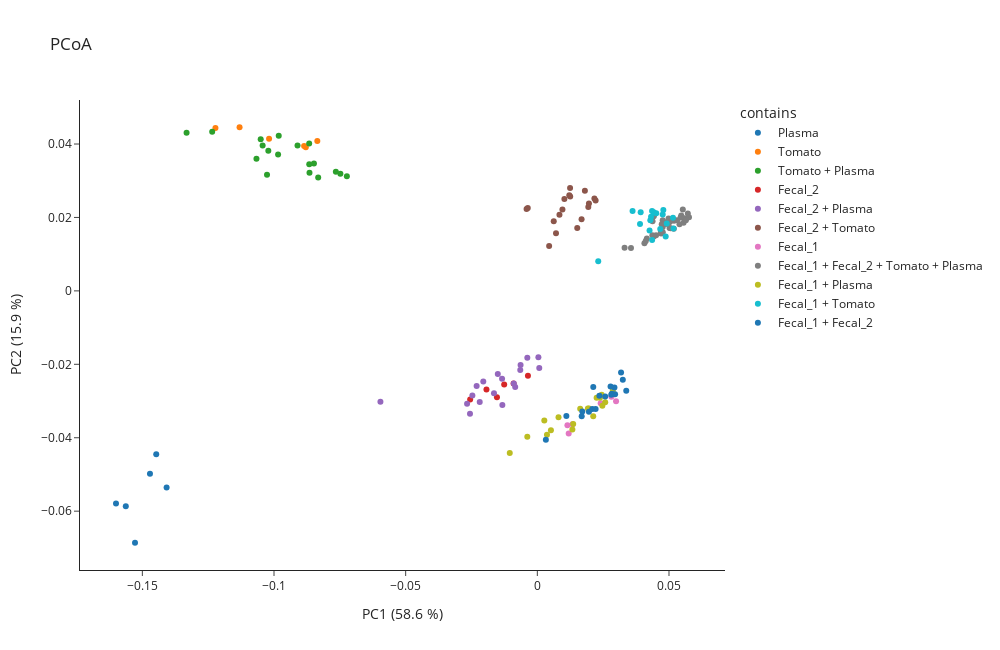

Write notebook code for a chart like this one.
### Markdown cell above
## Plotting

We can now use the MEMO matrix to generate the PCoA of our samples

### Code cell
plot = memo.plot_pcoa_2d(
    memo_matrix=memo_matrix_filtered,
    df_metadata=df_meta,
    metric= 'braycurtis',
    filename_col = 'Filename',
    color='contains',
    norm = False,
    scaling= False,
    pc_to_plot = [1,2,3]
)

### Figure 1 — Plotly figure (JSON) as saved in the notebook; plotly's stock layout.template omitted (floating-point values rounded to 4 significant figures)
{"data": [{"hovertemplate": "<b>%{hovertext}</b><br><br>contains=Plasma<br>PC1 (58.6 %)=%{x}<br>PC2 (15.9 %)=%{y}<extra></extra>", "hovertext": ["QEC18_NIST_20181227102029.mzML", "QEC18_NIST_20181227182328.mzML", "QEC18_NIST.mzML", "QEC18RT_NIST_20181228191835.mzML", "QEC18RT_NIST_20181229031403.mzML", "QEC18RT_NIST.mzML"], "legendgroup": "Plasma", "marker": {"color": "#1F77B4", "symbol": "circle"}, "mode": "markers", "name": "Plasma", "orientation": "v", "showlegend": true, "type": "scatter", "x": [-0.1563, -0.16, -0.1528, -0.1471, -0.1447, -0.1408], "xaxis": "x", "y": [-0.05867, -0.0579, -0.0686, -0.04979, -0.04451, -0.05356], "yaxis": "y"}, {"hovertemplate": "<b>%{hovertext}</b><br><br>contains=Tomato<br>PC1 (58.6 %)=%{x}<br>PC2 (15.9 %)=%{y}<extra></extra>", "hovertext": ["QEC18_To_20181227204313.mzML", "QEC18_To_20181227231513.mzML", "QEC18_To.mzML", "QEC18RT_To_20181229050805.mzML", "QEC18RT_To_20181229074015.mzML", "QEC18RT_To.mzML"], "legendgroup": "Tomato", "marker": {"color": "#FF7F0E", "symbol": "circle"}, "mode": "markers", "name": "Tomato", "orientation": "v", "showlegend": true, "type": "scatter", "x": [-0.1222, -0.1019, -0.1131, -0.08856, -0.08793, -0.08356], "xaxis": "x", "y": [0.04434, 0.04146, 0.04457, 0.03945, 0.03912, 0.04082], "yaxis": "y"}, {"hovertemplate": "<b>%{hovertext}</b><br><br>contains=Tomato + Plasma<br>PC1 (58.6 %)=%{x}<br>PC2 (15.9 %)=%{y}<extra></extra>", "hovertext": ["QEC18_To-1_NIST-3_20181227172525.mzML", "QEC18_To-1_NIST-3_20181227214013.mzML", "QEC18_To-1_NIST-3.mzML", "QEC18_To-1_NIST-1_20181227111754.mzML", "QEC18_To-1_NIST-1_20181228010915.mzML", "QEC18_To-1_NIST-1.mzML", "QEC18_To-3_NIST-1_20181227074824.mzML", "QEC18_To-3_NIST-1_20181227160801.mzML", "QEC18_To-3_NIST-1.mzML", "QEC18RT_To-1_NIST-3_20181229021701.mzML", "QEC18RT_To-1_NIST-3_20181229060507.mzML", "QEC18RT_To-1_NIST-3.mzML", "QEC18RT_To-1_NIST-1_20181228201537.mzML", "QEC18RT_To-1_NIST-1_20181229093419.mzML", "QEC18RT_To-1_NIST-1.mzML", "QEC18RT_To-3_NIST-1_20181228162117.mzML", "QEC18RT_To-3_NIST-1_20181229010055.mzML", "QEC18RT_To-3_NIST-1.mzML"], "legendgroup": "Tomato + Plasma", "marker": {"color": "#2CA02C", "symbol": "circle"}, "mode": "markers", "name": "Tomato + Plasma", "orientation": "v", "showlegend": true, "type": "scatter", "x": [-0.08322, -0.1027, -0.08653, -0.1051, -0.1067, -0.1332, -0.1043, -0.1235, -0.09107, -0.07234, -0.07479, -0.07651, -0.09845, -0.08483, -0.1022, -0.08665, -0.09821, -0.08661], "xaxis": "x", "y": [0.03085, 0.0316, 0.03221, 0.04129, 0.03601, 0.04308, 0.03959, 0.04332, 0.03961, 0.03121, 0.03193, 0.03244, 0.03717, 0.0347, 0.03815, 0.04018, 0.04222, 0.03449], "yaxis": "y"}, {"hovertemplate": "<b>%{hovertext}</b><br><br>contains=Fecal_2<br>PC1 (58.6 %)=%{x}<br>PC2 (15.9 %)=%{y}<extra></extra>", "hovertext": ["QEC18_F2_20181227121553.mzML", "QEC18_F2_20181228001213.mzML", "QEC18_F2.mzML", "QEC18RT_F2_20181228211241.mzML", "QEC18RT_F2_20181229083715.mzML", "QEC18RT_F2.mzML"], "legendgroup": "Fecal_2", "marker": {"color": "#D62728", "symbol": "circle"}, "mode": "markers", "name": "Fecal_2", "orientation": "v", "showlegend": true, "type": "scatter", "x": [-0.01533, -0.02551, -0.01932, -0.003566, -0.009014, -0.01259], "xaxis": "x", "y": [-0.02899, -0.02961, -0.02685, -0.02311, -0.02523, -0.02548], "yaxis": "y"}, {"hovertemplate": "<b>%{hovertext}</b><br><br>contains=Fecal_2 + Plasma<br>PC1 (58.6 %)=%{x}<br>PC2 (15.9 %)=%{y}<extra></extra>", "hovertext": ["QEC18_F2-1_NIST-3_20181227103932.mzML", "QEC18_F2-1_NIST-3_20181227145038.mzML", "QEC18_F2-1_NIST-3.mzML", "QEC18_F2-1_NIST-1_20181227212113.mzML", "QEC18_F2-1_NIST-1_20181227233413.mzML", "QEC18_F2-1_NIST-1.mzML", "QEC18_F2-3_NIST-1_20181227162723.mzML", "QEC18_F2-3_NIST-1_20181228005015.mzML", "QEC18_F2-3_NIST-1.mzML", "QEC18RT_F2-1_NIST-3_20181228193737.mzML", "QEC18RT_F2-1_NIST-3_20181228234449.mzML", "QEC18RT_F2-1_NIST-3.mzML", "QEC18RT_F2-1_NIST-1_20181229054607.mzML", "QEC18RT_F2-1_NIST-1_20181229075915.mzML", "QEC18RT_F2-1_NIST-1.mzML", "QEC18RT_F2-3_NIST-1_20181229011957.mzML", "QEC18RT_F2-3_NIST-1_20181229091519.mzML", "QEC18RT_F2-3_NIST-1.mzML"], "legendgroup": "Fecal_2 + Plasma", "marker": {"color": "#9467BD", "symbol": "circle"}, "mode": "markers", "name": "Fecal_2 + Plasma", "orientation": "v", "showlegend": true, "type": "scatter", "x": [-0.02667, -0.02557, -0.05958, -0.02188, -0.02305, -0.01339, -0.02467, -0.01647, -0.01328, -0.02052, -0.008398, -0.01502, -0.006483, -0.003799, 0.0004022, -0.00636, 0.0007387, -0.008936], "xaxis": "x", "y": [-0.03074, -0.03349, -0.03017, -0.03025, -0.02592, -0.02393, -0.02851, -0.0279, -0.03112, -0.02465, -0.02616, -0.02261, -0.02157, -0.01821, -0.01808, -0.02019, -0.02104, -0.02523], "yaxis": "y"}, {"hovertemplate": "<b>%{hovertext}</b><br><br>contains=Fecal_2 + Tomato<br>PC1 (58.6 %)=%{x}<br>PC2 (15.9 %)=%{y}<extra></extra>", "hovertext": ["QEC18_F2-1_To-3_20181226223728.mzML", "QEC18_F2-1_To-3_20181227041925.mzML", "QEC18_F2-1_To-3.mzML", "QEC18_F2-1_To-1_20181227150959.mzML", "QEC18_F2-1_To-1_20181228014719.mzML", "QEC18_F2-1_To-1.mzML", "QEC18_F2-3_To-1_20181227082626.mzML", "QEC18_F2-3_To-1_20181227164643.mzML", "QEC18_F2-3_To-1.mzML", "QEC18RT_F2-1_To-3_20181228071021.mzML", "QEC18RT_F2-1_To-3_20181228125213.mzML", "QEC18RT_F2-1_To-3.mzML", "QEC18RT_F2-1_To-1_20181229000349.mzML", "QEC18RT_F2-1_To-1_20181229101223.mzML", "QEC18RT_F2-1_To-1.mzML", "QEC18RT_F2-3_To-1_20181228165919.mzML", "QEC18RT_F2-3_To-1_20181229013857.mzML", "QEC18RT_F2-3_To-1.mzML"], "legendgroup": "Fecal_2 + Tomato", "marker": {"color": "#8C564B", "symbol": "circle"}, "mode": "markers", "name": "Fecal_2 + Tomato", "orientation": "v", "showlegend": true, "type": "scatter", "x": [-0.003628, 0.01214, -0.004081, 0.006233, 0.00954, 0.008403, 0.01516, 0.007093, 0.004486, 0.01248, 0.01244, 0.01028, 0.0196, 0.02167, 0.01806, 0.02214, 0.01936, 0.01681], "xaxis": "x", "y": [0.02258, 0.02603, 0.02227, 0.01897, 0.02214, 0.02073, 0.0171, 0.01569, 0.01219, 0.02571, 0.02806, 0.02505, 0.02381, 0.02518, 0.02726, 0.02464, 0.02283, 0.01953], "yaxis": "y"}, {"hovertemplate": "<b>%{hovertext}</b><br><br>contains=Fecal_1<br>PC1 (58.6 %)=%{x}<br>PC2 (15.9 %)=%{y}<extra></extra>", "hovertext": ["QEC18_F1_20181227030329.mzML", "QEC18_F1_20181228032223.mzML", "QEC18_F1.mzML", "QEC18RT_F1_20181228113615.mzML", "QEC18RT_F1_20181229114729.mzML", "QEC18RT_F1.mzML"], "legendgroup": "Fecal_1", "marker": {"color": "#E377C2", "symbol": "circle"}, "mode": "markers", "name": "Fecal_1", "orientation": "v", "showlegend": true, "type": "scatter", "x": [0.01336, 0.01191, 0.01143, 0.02406, 0.0299, 0.02813], "xaxis": "x", "y": [-0.03635, -0.03884, -0.03659, -0.03062, -0.03004, -0.02882], "yaxis": "y"}, {"hovertemplate": "<b>%{hovertext}</b><br><br>contains=Fecal_1 + Fecal_2 + Tomato + Plasma<br>PC1 (58.6 %)=%{x}<br>PC2 (15.9 %)=%{y}<extra></extra>", "hovertext": ["QEC18_F1-1_F2-1_NIST-2_To-1_20181227152919.mzML", "QEC18_F1-1_F2-1_NIST-2_To-1_20181227225613.mzML", "QEC18_F1-1_F2-1_NIST-2_To-1.mzML", "QEC18_F1-1_F2-1_NIST-1_To-2_20181227113714.mzML", "QEC18_F1-1_F2-1_NIST-1_To-2_20181227184249.mzML", "QEC18_F1-1_F2-1_NIST-1_To-2.mzML", "QEC18_F1-1_F2-2_NIST-1_To-1_20181227065123.mzML", "QEC18_F1-1_F2-2_NIST-1_To-1_20181228034123.mzML", "QEC18_F1-1_F2-2_NIST-1_To-1.mzML", "QEC18_Qcmix_begin.mzML", "QEC18_Qcmix_middle.mzML", "QEC18_Qcmix_end.mzML", "QEC18_Qcmix_end_20181228041923.mzML", "QEC18RT_Qcmix_begin.mzML", "QEC18RT_Qcmix_middle.mzML", "QEC18RT_Qcmix_end.mzML", "QEC18_F1-1_F2-1_NIST-1_To-1_20181227125436.mzML", "QEC18_F1-1_F2-1_NIST-1_To-1_20181227135238.mzML", "QEC18_F1-1_F2-1_NIST-1_To-1.mzML", "QEC18_F1-2_F2-1_NIST-1_To-1_20181228020619.mzML", "QEC18_F1-2_F2-1_NIST-1_To-1_20181228022521.mzML", "QEC18_F1-2_F2-1_NIST-1_To-1.mzML", "QEC18RT_F1-1_F2-1_NIST-2_To-1_20181229002251.mzML", "QEC18RT_F1-1_F2-1_NIST-2_To-1_20181229072113.mzML", "QEC18RT_F1-1_F2-1_NIST-2_To-1.mzML", "QEC18RT_F1-1_F2-1_NIST-1_To-2_20181228203439.mzML", "QEC18RT_F1-1_F2-1_NIST-1_To-2_20181229033303.mzML", "QEC18RT_F1-1_F2-1_NIST-1_To-2.mzML", "QEC18RT_F1-1_F2-2_NIST-1_To-1_20181228152413.mzML", "QEC18RT_F1-1_F2-2_NIST-1_To-1_20181229120629.mzML", "QEC18RT_F1-1_F2-2_NIST-1_To-1.mzML", "QEC18RT_F1-1_F2-1_NIST-1_To-1_20181228215043.mzML", "QEC18RT_F1-1_F2-1_NIST-1_To-1_20181228224749.mzML", "QEC18RT_F1-1_F2-1_NIST-1_To-1.mzML", "QEC18RT_F1-2_F2-1_NIST-1_To-1_20181229103125.mzML", "QEC18RT_F1-2_F2-1_NIST-1_To-1_20181229105027.mzML", "QEC18RT_F1-2_F2-1_NIST-1_To-1.mzML"], "legendgroup": "Fecal_1 + Fecal_2 + Tomato + Plasma", "marker": {"color": "#7F7F7F", "symbol": "circle"}, "mode": "markers", "name": "Fecal_1 + Fecal_2 + Tomato + Plasma", "orientation": "v", "showlegend": true, "type": "scatter", "x": [0.04159, 0.04369, 0.04916, 0.04423, 0.04376, 0.04417, 0.04699, 0.04423, 0.0451, 0.03557, 0.04984, 0.04763, 0.04761, 0.03313, 0.05441, 0.05193, 0.04689, 0.04995, 0.04724, 0.04068, 0.04764, 0.04119, 0.05197, 0.0488, 0.05466, 0.05715, 0.05044, 0.05525, 0.0576, 0.05184, 0.05065, 0.05586, 0.05308, 0.05022, 0.05398, 0.05554, 0.05642], "xaxis": "x", "y": [0.01425, 0.01519, 0.01873, 0.02035, 0.01898, 0.02055, 0.01561, 0.01484, 0.01515, 0.01167, 0.0197, 0.01742, 0.01923, 0.01175, 0.02002, 0.01908, 0.0159, 0.01854, 0.01816, 0.01296, 0.01595, 0.0136, 0.01932, 0.01823, 0.02051, 0.02105, 0.01888, 0.02214, 0.02007, 0.01693, 0.01705, 0.01978, 0.01923, 0.01715, 0.01815, 0.01856, 0.01926], "yaxis": "y"}, {"hovertemplate": "<b>%{hovertext}</b><br><br>contains=Fecal_1 + Plasma<br>PC1 (58.6 %)=%{x}<br>PC2 (15.9 %)=%{y}<extra></extra>", "hovertext": ["QEC18_F1-1_NIST-3_20181227133316.mzML", "QEC18_F1-1_NIST-3_20181228012817.mzML", "QEC18_F1-1_NIST-3.mzML", "QEC18_F1-1_NIST-1_20181227210213.mzML", "QEC18_F1-1_NIST-1_20181227215913.mzML", "QEC18_F1-1_NIST-1.mzML", "QEC18_F1-3_NIST-1_20181227045725.mzML", "QEC18_F1-3_NIST-1_20181227170603.mzML", "QEC18_F1-3_NIST-1.mzML", "QEC18RT_F1-1_NIST-3_20181228222847.mzML", "QEC18RT_F1-1_NIST-3_20181229095321.mzML", "QEC18RT_F1-1_NIST-3.mzML", "QEC18RT_F1-1_NIST-1_20181229052705.mzML", "QEC18RT_F1-1_NIST-1_20181229062407.mzML", "QEC18RT_F1-1_NIST-1.mzML", "QEC18RT_F1-3_NIST-1_20181228133015.mzML", "QEC18RT_F1-3_NIST-1_20181229015759.mzML", "QEC18RT_F1-3_NIST-1.mzML"], "legendgroup": "Fecal_1 + Plasma", "marker": {"color": "#BCBD22", "symbol": "circle"}, "mode": "markers", "name": "Fecal_1 + Plasma", "orientation": "v", "showlegend": true, "type": "scatter", "x": [-0.00381, 0.002651, -0.01047, 0.008053, 0.005157, 0.00366, 0.02123, 0.01362, 0.01331, 0.01919, 0.02444, 0.01629, 0.0238, 0.02251, 0.0196, 0.02867, 0.02471, 0.02578], "xaxis": "x", "y": [-0.03972, -0.03532, -0.04416, -0.03443, -0.03795, -0.03921, -0.03412, -0.03623, -0.03776, -0.03205, -0.02831, -0.03207, -0.0291, -0.02913, -0.03202, -0.0272, -0.03132, -0.03031], "yaxis": "y"}, {"hovertemplate": "<b>%{hovertext}</b><br><br>contains=Fecal_1 + Tomato<br>PC1 (58.6 %)=%{x}<br>PC2 (15.9 %)=%{y}<extra></extra>", "hovertext": ["QEC18_F1-1_To-3_20181227174446.mzML", "QEC18_F1-1_To-3_20181227223713.mzML", "QEC18_F1-1_To-3.mzML", "QEC18_F1-1_To-1_20181227043825.mzML", "QEC18_F1-1_To-1_20181227123513.mzML", "QEC18_F1-1_To-1.mzML", "QEC18_F1-3_To-1_20181228003115.mzML", "QEC18_F1-3_To-1_20181228024423.mzML", "QEC18_F1-3_To-1.mzML", "QEC18RT_F1-1_To-3_20181229023601.mzML", "QEC18RT_F1-1_To-3_20181229070211.mzML", "QEC18RT_F1-1_To-3.mzML", "QEC18RT_F1-1_To-1_20181228131115.mzML", "QEC18RT_F1-1_To-1_20181228213143.mzML", "QEC18RT_F1-1_To-1.mzML", "QEC18RT_F1-3_To-1_20181229085617.mzML", "QEC18RT_F1-3_To-1_20181229110929.mzML", "QEC18RT_F1-3_To-1.mzML"], "legendgroup": "Fecal_1 + Tomato", "marker": {"color": "#17BECF", "symbol": "circle"}, "mode": "markers", "name": "Fecal_1 + Tomato", "orientation": "v", "showlegend": true, "type": "scatter", "x": [0.03617, 0.03924, 0.02313, 0.04319, 0.039, 0.04515, 0.04359, 0.04261, 0.04668, 0.04422, 0.04357, 0.04786, 0.04761, 0.05152, 0.04291, 0.05172, 0.04875, 0.04915], "xaxis": "x", "y": [0.02174, 0.02141, 0.008058, 0.02016, 0.01819, 0.02118, 0.01385, 0.01642, 0.01685, 0.0214, 0.02178, 0.02201, 0.0208, 0.01995, 0.01924, 0.01696, 0.01484, 0.01836], "yaxis": "y"}, {"hovertemplate": "<b>%{hovertext}</b><br><br>contains=Fecal_1 + Fecal_2<br>PC1 (58.6 %)=%{x}<br>PC2 (15.9 %)=%{y}<extra></extra>", "hovertext": ["QEC18_F1-1_F2-3_20181227012831.mzML", "QEC18_F1-1_F2-3_20181227071023.mzML", "QEC18_F1-1_F2-3.mzML", "QEC18_F1-1_F2-1_20181227084526.mzML", "QEC18_F1-1_F2-1_20181227143118.mzML", "QEC18_F1-1_F2-1.mzML", "QEC18_F1-3_F2-1_20181227131356.mzML", "QEC18_F1-3_F2-1_20181227190209.mzML", "QEC18_F1-3_F2-1.mzML", "QEC18RT_F1-1_F2-3_20181228100117.mzML", "QEC18RT_F1-1_F2-3_20181228154315.mzML", "QEC18RT_F1-1_F2-3.mzML", "QEC18RT_F1-1_F2-1_20181228171821.mzML", "QEC18RT_F1-1_F2-1_20181228232549.mzML", "QEC18RT_F1-1_F2-1.mzML", "QEC18RT_F1-3_F2-1_20181228220945.mzML", "QEC18RT_F1-3_F2-1_20181229035205.mzML", "QEC18RT_F1-3_F2-1.mzML"], "legendgroup": "Fecal_1 + Fecal_2", "marker": {"color": "#1F77B4", "symbol": "circle"}, "mode": "markers", "name": "Fecal_1 + Fecal_2", "orientation": "v", "showlegend": true, "type": "scatter", "x": [0.02124, 0.02357, 0.0171, 0.0196, 0.01102, 0.003242, 0.02086, 0.01685, 0.02213, 0.0318, 0.03246, 0.02781, 0.02929, 0.02829, 0.02808, 0.03377, 0.02953, 0.02577], "xaxis": "x", "y": [-0.0262, -0.0286, -0.03284, -0.03293, -0.03407, -0.04056, -0.03215, -0.03416, -0.03219, -0.02222, -0.0242, -0.02603, -0.02634, -0.02801, -0.02831, -0.02718, -0.02818, -0.02877], "yaxis": "y"}], "layout": {"height": 650, "legend": {"title": {"text": "contains"}, "tracegroupgap": 0}, "title": {"text": "PCoA"}, "width": 1000, "xaxis": {"anchor": "y", "domain": [0, 1], "title": {"text": "PC1 (58.6 %)"}}, "yaxis": {"anchor": "x", "domain": [0, 1], "title": {"text": "PC2 (15.9 %)"}}}}
